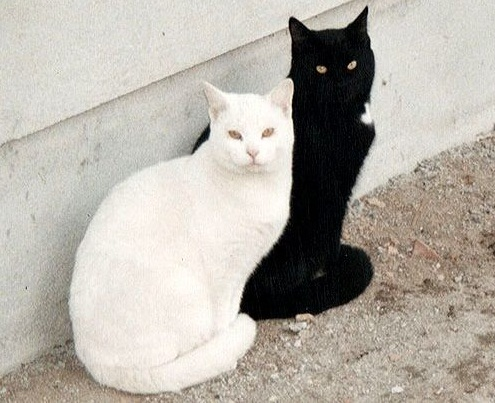
//> input picture Topico24/Cpp/gatos.jpg, 495 x 403 px
$ ./Origem   (built with g++ and OpenCV 4)
//> lines starting //> are read from the running program, lines starting //| are printed output that depends on the picture; after the words box and inside, x2 and y2 are one past the last pixel; in counts of white or black regions, pixels touching at a corner belong together
#include "opencv/highgui.h"
#include "opencv2/opencv.hpp"

using namespace std;
using namespace cv;

void onMouse(int event, int x, int y, int flags,void* userdata);

//Mat img_aux;
Point p;

int main(void) {
	Mat img;
	Mat img_gray;
	Mat img_region;

	int filled = 1;
	int filled_final = 0;

	img = imread("gatos.jpg", 1);
//> img is the input picture: 403 rows x 495 cols, CV_8UC3; mean B, G, R 167.3, 175.8, 181.1
	img_region = Mat(img.rows, img.cols, CV_8UC3);

	cvtColor(img, img_gray, CV_BGR2GRAY);
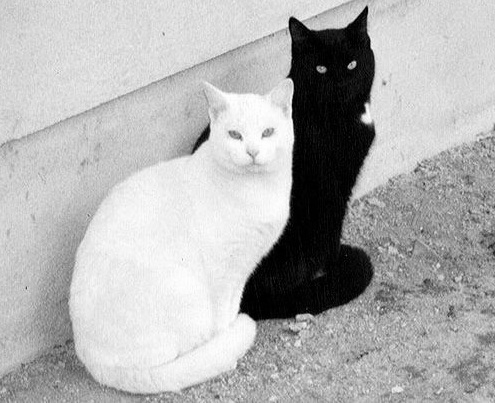
//> img_gray: 403 rows x 495 cols, CV_8UC1; min 0, max 255, mean 176.4

	for (int i = 0; i < img.rows; i++) {
		for (int j = 0; j < img.cols; j++) {
			img_region.at<Vec3b>(i, j)[0] = 0;
			img_region.at<Vec3b>(i, j)[1] = 0;
			img_region.at<Vec3b>(i, j)[2] = 0;
		}
	}
//> img_region: 403 rows x 495 cols, CV_8UC3; every value is 0

	imshow("Original Image", img);
	setMouseCallback("Original Image", onMouse, 0);
	waitKey(0);

	img_region.at<Vec3b>(p.y, p.x)[0] = 255;
	img_region.at<Vec3b>(p.y, p.x)[1] = 255;
	img_region.at<Vec3b>(p.y, p.x)[2] = 255;

	destroyAllWindows();

	while (filled != filled_final) {
		filled_final = filled;
		filled = 0;

		for (int i = 0; i < img_region.rows; i++) {
			for (int j = 0; j < img_region.cols; j++) {

				if (img_region.at<Vec3b>(i, j)[0] == 255 && img_region.at<Vec3b>(i, j)[1] == 255 && img_region.at<Vec3b>(i, j)[2] == 255) {

					for (int x = -1; x <= 1; x++) {
						for (int y = -1; y <= 1; y++) {

								if (img_gray.at<uchar>(i + x, j + y) < 127) {
									img_region.at<Vec3b>(i + x, j + y)[0] = 255;
									img_region.at<Vec3b>(i + x, j + y)[1] = 255;
									img_region.at<Vec3b>(i + x, j + y)[2] = 255;
									filled++;
									//imshow("Region", img_region);
									//waitKey(1);
								}
						}

					}
				}
			}

		}

		imshow("Region", img_region);
		waitKey(1);

	}
//> this loop made 2 passes
//> filled on pass 1: 4
//> (filled_final, filled) on pass 2: (4, 4)
//> pass 1, `imshow("Region", img_region);`:
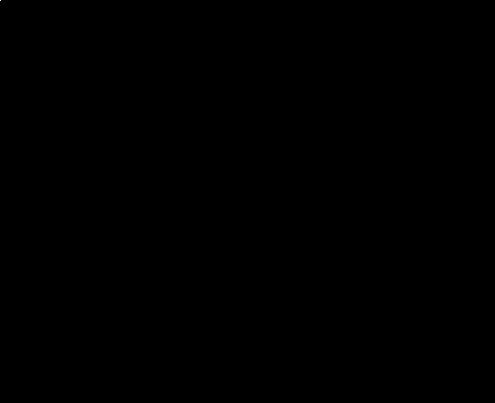
//> window 'Region': 403 rows x 495 cols, CV_8UC3; 0% white in thin lines or dots, all inside (x1, y1, x2, y2) = (0, 0, 1, 1)
//> after the loop, filled = 4
	imshow("Region", img_region);
	waitKey(0);
}

void onMouse(int event, int x, int y,int flags, void* userdata) {
	if (event == EVENT_LBUTTONDOWN) {
		p.x = x;
		p.y = y;
	}
}
